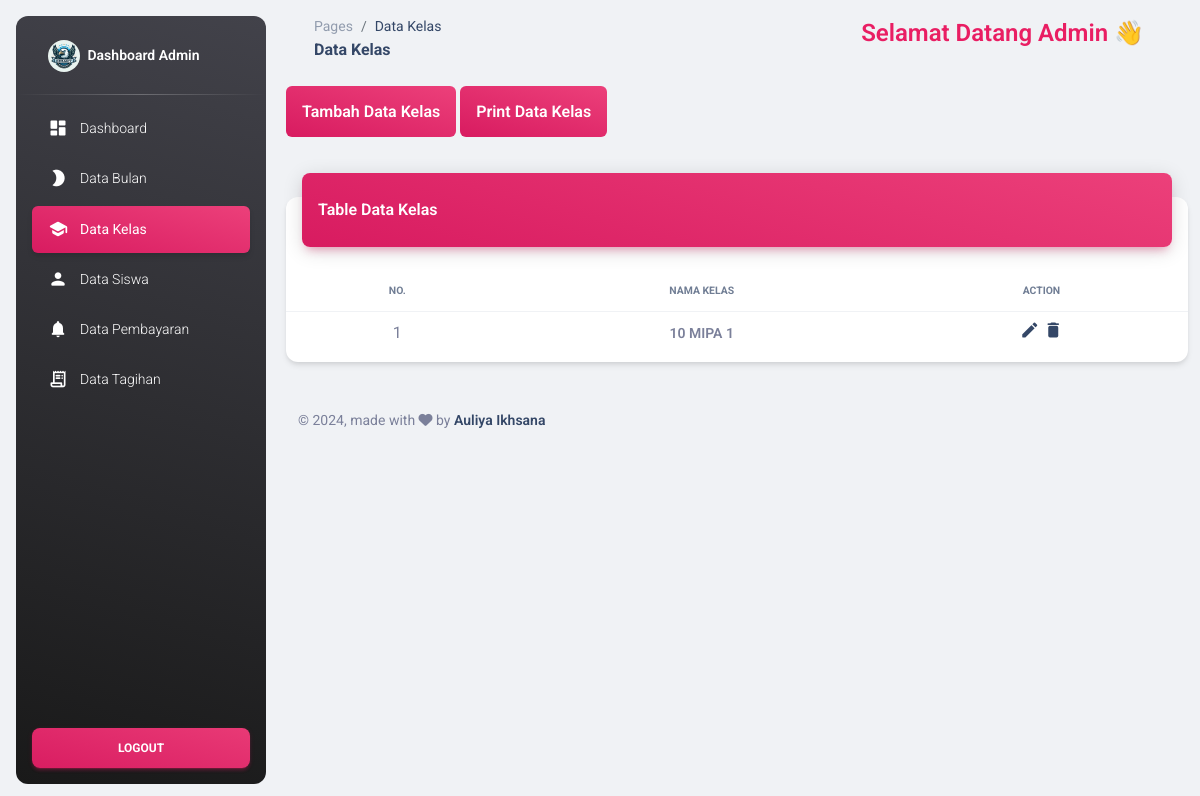
/admin/pages/kelas.php (signed in), run on an earlier commit of the app's database.
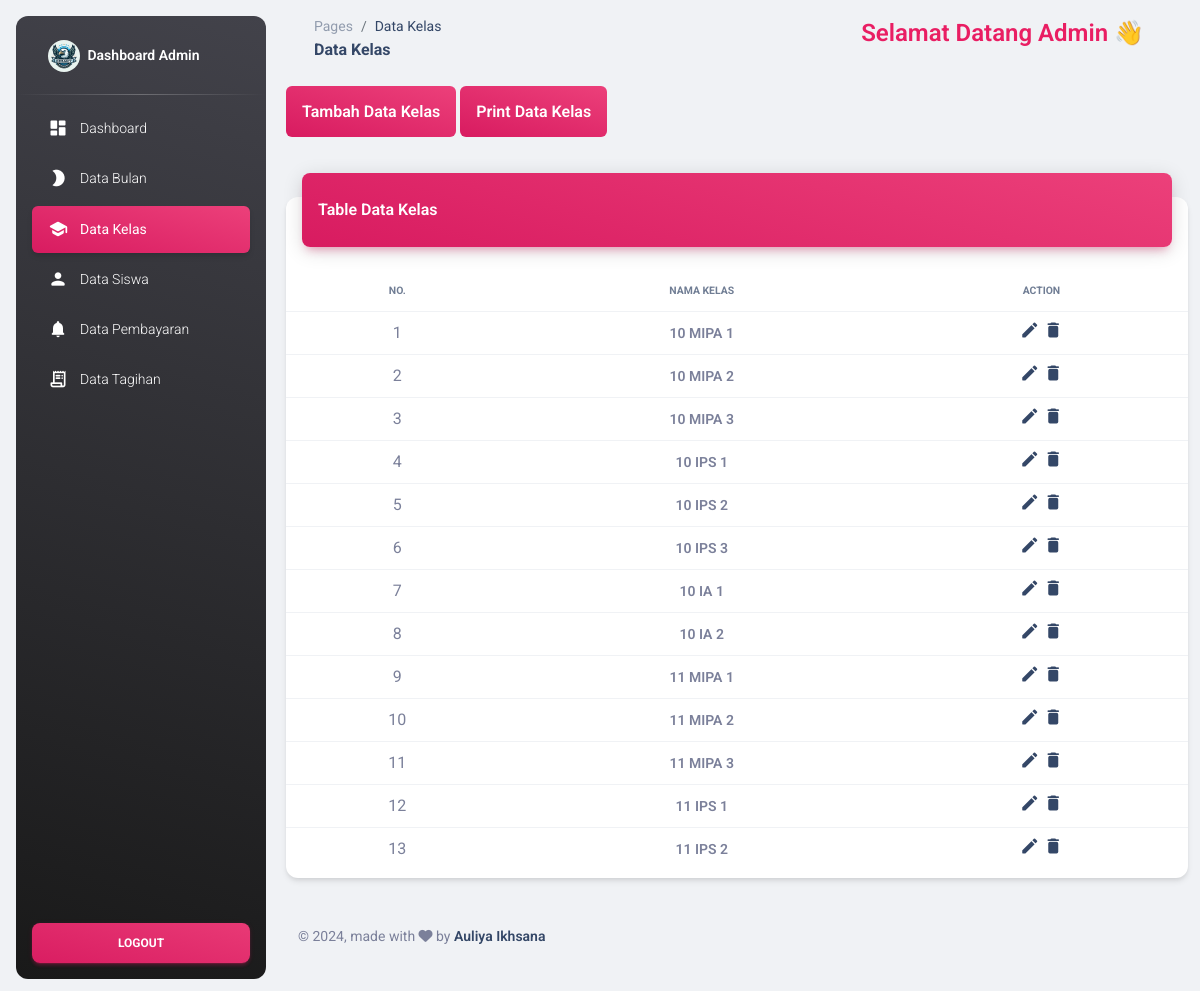
And on a later commit of the database.
### tables this page shows
CREATE TABLE `kelas` (
  `id_kelas` int(11) NOT NULL,
  `nama_kelas` varchar(50) NOT NULL
);

### admin/pages/kelas.php (the view, shortened to what the changed rows need)
<?php
require "functions/koneksi.php";
$query = "SELECT * FROM kelas";
$hasil = $conn->query($query);
?>
<!DOCTYPE html>
<html lang="en">
<head>
  <link href="../assets/css/nucleo-icons.css" rel="stylesheet" />
  <link href="../assets/css/nucleo-svg.css" rel="stylesheet" />
  <link id="pagestyle" href="../assets/css/material-dashboard.css?v=3.1.0" rel="stylesheet" />
</head>
<body class="g-sidenav-show  bg-gray-200">
  <main class="main-content position-relative max-height-vh-100 h-100 border-radius-lg ">
    <div class="container-fluid py-4">
      <div class="row">
        <div class="col-12">
          <div class="card my-4">
            <div class="card-body px-0 pb-2">
              <div class="table-responsive p-0">
                <table class="table align-items-center mb-0">
                <thead>
                    <tr>
                      <th class="text-center text-uppercase text-dark text-xxs font-weight-bolder opacity-7">No.</th>
                      <th class="text-center text-uppercase text-dark text-xxs font-weight-bolder opacity-7">Nama Kelas</th>
                      <th class="text-center text-uppercase text-dark text-xxs font-weight-bolder opacity-7">Action</th>
                    </tr>
                  <tbody>
                  <?php $nom = 1;
                  ?>
                  <?php while ($kelas = $hasil->fetch_assoc()) :
                  ?>
                    <tr>
                      <td class="text-center"><?= $nom++ ?></td>
                      <td class="align-middle text-center text-sm text-bold"><?= $kelas['nama_kelas'] ?></td>
                      <td class="align-middle text-center text-sm text-bold">
                        <a href="functions/editkelas.php?id=<?= $kelas['id_kelas'] ?>"><i class="material-icons">edit</i></a>
                        <a href="functions/hapuskelas.php?id=<?= $kelas['id_kelas'] ?>"><i class=" material-icons" onclick=" return confirm ('Apakah Anda Yakin Ingin Menghapus data Ini ?');">delete</i></a>
                      </td>
                    </tr>
                  <?php endwhile;
                  ?>
                  </tbody>
                </table>
              </div>
            </div>
          </div>
        </div>
      </div>
    </div>
  </main>
</body>
</html>

What changed in the data, as far as the page shows it:
added kelas: nama_kelas "10 MIPA 2"
added kelas: nama_kelas "10 MIPA 3"
added kelas: nama_kelas "10 IPS 1"
added kelas: nama_kelas "10 IPS 2"
added kelas: nama_kelas "10 IPS 3"
added kelas: nama_kelas "10 IA 1"
added kelas: nama_kelas "10 IA 2"
added kelas: nama_kelas "11 MIPA 1"
added kelas: nama_kelas "11 MIPA 2"
added kelas: nama_kelas "11 MIPA 3"
added kelas: nama_kelas "11 IPS 1"
added kelas: nama_kelas "11 IPS 2"
